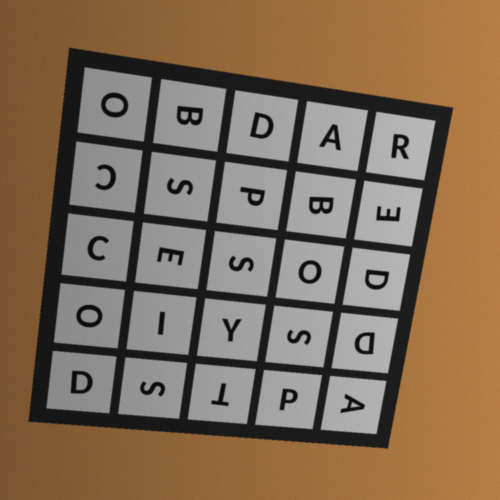
#> input picture sample_5x5.png, 1000 x 1000 px (shown at 1/2 size)
$ python -i boggle_vision.py   (imports and definitions only)
#> lines starting #> are read from the running program, lines starting #| are printed output that depends on the picture; after the words box and inside, x2 and y2 are one past the last pixel; in counts of white or black regions, pixels touching at a corner belong together
"""Read a Boggle grid from a photo (no external OCR engine needed).

Pipeline
  1. find the dark tray, straighten it (perspective warp)
  2. locate the n x n cube faces (4x4 Boggle or 5x5 Big Boggle) (bright "holes" inside the dark tray)
  3. for each cube, isolate the black glyph; a thin detached bar is the
     underline printed under M, W and Z - it also tells us how the cube is
     turned (the bar sits below the letter when the letter is upright)
  4. compare the glyph with font templates in all 4 rotations and keep the
     best match, plus runner-up candidates so the user can correct mistakes
"""
from functools import lru_cache
from pathlib import Path
import math

import cv2
import numpy as np
from PIL import Image, ImageDraw, ImageFont
from skimage.morphology import skeletonize

FONT_DIR = Path(__file__).with_name("fonts")
FONT_FILES = ["LiberationSans-Bold.ttf", "DejaVuSans-Bold.ttf", "Poppins-Bold.ttf"]
LABELS = list("ABCDEFGHIJKLMNOPQRSTUVWXYZ") + ["QU"]
UNDERLINED = ["M", "W", "Z"]
CANVAS = 64
STROKE_VARIANTS = (-5, 0, 6, 12)   # px at 160 px font size
CHAMFER_WEIGHT = 0.075
WARP = 960


# --------------------------------------------------------------------------
# templates
# --------------------------------------------------------------------------
def _prepare(binary: np.ndarray):
    """binary: 2-D array, glyph pixels > 0.
    Returns dict(vec, ar, skel, dt) or None.
      vec  - blurred, zero-mean, unit-norm image (for correlation)
      ar   - width / height of the glyph
      skel - (n, 2) skeleton points, dt - distance-to-skeleton map (chamfer)"""
    ys, xs = np.nonzero(binary)
    if len(xs) == 0:
        return None
    crop = binary[ys.min():ys.max() + 1, xs.min():xs.max() + 1].astype(np.float32)
    h, w = crop.shape
    scale = (CANVAS - 8) / max(h, w)
    nw, nh = max(1, round(w * scale)), max(1, round(h * scale))
    crop = cv2.resize(crop, (nw, nh), interpolation=cv2.INTER_AREA)
    canvas = np.zeros((CANVAS, CANVAS), np.float32)
    y0, x0 = (CANVAS - nh) // 2, (CANVAS - nw) // 2
    canvas[y0:y0 + nh, x0:x0 + nw] = crop
    skel = skeletonize(canvas > 0.5)
    sk = np.argwhere(skel)
    if len(sk) == 0:
        sk = np.argwhere(canvas > 0.5)
    inv = np.full((CANVAS, CANVAS), 255, np.uint8)
    inv[sk[:, 0], sk[:, 1]] = 0
    dt = cv2.distanceTransform(inv, cv2.DIST_L2, 3)
    blurred = cv2.GaussianBlur(canvas, (3, 3), 0)
    v = blurred - blurred.mean()
    n = np.linalg.norm(v)
    return dict(vec=v / n if n else v, ar=w / h, skel=sk, dt=dt)


@lru_cache(maxsize=1)
def _templates():
    """label -> list of prepared templates (one per bundled font / stroke weight)."""
    out = {lab: [] for lab in LABELS}
    for fname in FONT_FILES:
        path = FONT_DIR / fname
        if not path.exists():
            continue
        font = ImageFont.truetype(str(path), 160)
        for lab in LABELS:
            text = "Qu" if lab == "QU" else lab
            img = Image.new("L", (500, 300), 0)
            ImageDraw.Draw(img).text((20, 20), text, fill=255, font=font)
            base = (np.array(img) > 128).astype(np.uint8)
            for grow in STROKE_VARIANTS:          # thinner / bolder versions
                if grow == 0:
                    shaped = base
                else:
                    k = cv2.getStructuringElement(cv2.MORPH_ELLIPSE, (2 * abs(grow) + 1,) * 2)
                    shaped = cv2.dilate(base, k) if grow > 0 else cv2.erode(base, k)
                p = _prepare(shaped)
                if p is not None:
                    out[lab].append(p)
    return out


def _score(glyph_bin: np.ndarray, allowed):
    """Best (score, rotation k) for every allowed label.
    score = correlation - aspect-ratio penalty - skeleton (chamfer) distance."""
    temps = _templates()
    res = {}
    for k in range(4):
        g = _prepare(np.rot90(glyph_bin, k))
        if g is None:
            continue
        for lab in allowed:
            for t in temps[lab]:
                chamfer = 0.5 * (t["dt"][g["skel"][:, 0], g["skel"][:, 1]].mean()
                                 + g["dt"][t["skel"][:, 0], t["skel"][:, 1]].mean())
                s = (float((g["vec"] * t["vec"]).sum())
                     - 0.35 * abs(math.log(g["ar"] / t["ar"]))
                     - CHAMFER_WEIGHT * chamfer)
                if lab not in res or s > res[lab][0]:
                    res[lab] = (s, k)
    return res


# --------------------------------------------------------------------------
# step 1-2: tray and cube detection
# --------------------------------------------------------------------------
def _order(pts):
    pts = np.array(pts, np.float32)
    s, d = pts.sum(1), np.diff(pts, axis=1).ravel()
    return np.array([pts[s.argmin()], pts[d.argmin()], pts[s.argmax()], pts[d.argmax()]], np.float32)


def _dark_mask(gray):
    blur = cv2.GaussianBlur(gray, (5, 5), 0)
    _, dark = cv2.threshold(blur, 0, 255, cv2.THRESH_BINARY_INV + cv2.THRESH_OTSU)
    return dark


def straighten(img_bgr):
    """Return the tray warped to a square (or the whole image if not found)."""
    h, w = img_bgr.shape[:2]
    gray = cv2.cvtColor(img_bgr, cv2.COLOR_BGR2GRAY)
    dark = _dark_mask(gray)
    dark = cv2.morphologyEx(dark, cv2.MORPH_CLOSE, np.ones((9, 9), np.uint8))
    cnts, _ = cv2.findContours(dark, cv2.RETR_EXTERNAL, cv2.CHAIN_APPROX_SIMPLE)
    cnts = [c for c in cnts if cv2.contourArea(c) < 0.97 * h * w]
    if not cnts:
        return cv2.resize(img_bgr, (WARP, WARP)), False
    c = max(cnts, key=cv2.contourArea)
    if cv2.contourArea(c) < 0.08 * h * w:
        return cv2.resize(img_bgr, (WARP, WARP)), False
    hull = cv2.convexHull(c)
    approx = cv2.approxPolyDP(hull, 0.03 * cv2.arcLength(hull, True), True)
    quad = approx.reshape(-1, 2) if len(approx) == 4 else cv2.boxPoints(cv2.minAreaRect(c))
    src = _order(quad)
    dst = np.array([[0, 0], [WARP, 0], [WARP, WARP], [0, WARP]], np.float32)
    M = cv2.getPerspectiveTransform(src, dst)
    return cv2.warpPerspective(img_bgr, M, (WARP, WARP)), True


def _cluster_1d(values, tol):
    values = sorted(values)
    groups = [[values[0]]]
    for v in values[1:]:
        if v - groups[-1][-1] <= tol:
            groups[-1].append(v)
        else:
            groups.append([v])
    return [float(np.mean(g)) for g in groups]


def _fit_lattice(boxes, n=4):
    """Place detected cube boxes on an n x n lattice; missing cubes (e.g. two cubes
    merged by glare) are filled in from the spacing of the others."""
    cx = [(b[0] + b[2]) / 2 for b in boxes]
    cy = [(b[1] + b[3]) / 2 for b in boxes]
    size = float(np.median([b[2] - b[0] for b in boxes])), float(np.median([b[3] - b[1] for b in boxes]))
    xs, ys = _cluster_1d(cx, 0.4 * size[0]), _cluster_1d(cy, 0.4 * size[1])
    if len(xs) < 2 or len(ys) < 2 or len(xs) > n or len(ys) > n:
        return None
    px = float(np.median(np.diff(xs))) if len(xs) > 1 else None
    py = float(np.median(np.diff(ys))) if len(ys) > 1 else None
    # the tray was warped to a square, so the lattice is centred on the image
    mid = (n - 1) / 2
    ix = lambda v: int(np.clip(round((v - WARP / 2) / px + mid), 0, n - 1))
    iy = lambda v: int(np.clip(round((v - WARP / 2) / py + mid), 0, n - 1))
    cells = {}
    for b, x, y in zip(boxes, cx, cy):
        cells[(iy(y), ix(x))] = b
    out = []
    for r in range(n):
        row = []
        for c in range(n):
            if (r, c) in cells:
                row.append(cells[(r, c)])
            else:
                x = WARP / 2 + (c - mid) * px
                y = WARP / 2 + (r - mid) * py
                row.append((int(x - size[0] / 2), int(y - size[1] / 2),
                            int(x + size[0] / 2), int(y + size[1] / 2)))
        out.append(row)
    return out


def find_cubes(warped_bgr, n=4):
    """Return 4x4 list of (x0, y0, x1, y1) boxes, and whether they were detected
    (False -> evenly divided fallback)."""
    gray = cv2.cvtColor(warped_bgr, cv2.COLOR_BGR2GRAY)
    dark = _dark_mask(gray)
    cnts, hier = cv2.findContours(dark, cv2.RETR_CCOMP, cv2.CHAIN_APPROX_SIMPLE)
    area_all = WARP * WARP
    cell = (0.8 / n) ** 2             # typical cube-face area as a share of the board
    lo, hi = 0.5 * cell, 2.1 * cell
    holes = {}
    if hier is not None:
        for i, c in enumerate(cnts):
            parent = hier[0][i][3]
            if parent == -1:
                continue
            a = cv2.contourArea(c)
            x, y, w, h = cv2.boundingRect(c)
            if lo * area_all < a < hi * area_all and 0.6 < w / h < 1.6 and a > 0.55 * w * h:
                holes.setdefault(parent, []).append((x, y, x + w, y + h))
    if holes:
        best = max(holes.values(), key=len)
        areas = [(b[2] - b[0]) * (b[3] - b[1]) for b in best]
        med = np.median(areas)
        best = [b for b, a in zip(best, areas) if 0.6 * med < a < 1.5 * med]
        if len(best) >= n * n // 2 + 1:        # enough cubes to infer the lattice
            rows = _fit_lattice(best, n)
            if rows is not None:
                return rows, True
    step = WARP / n
    rows = [[(int(c * step), int(r * step), int((c + 1) * step), int((r + 1) * step))
             for c in range(n)] for r in range(n)]
    return rows, False


# --------------------------------------------------------------------------
# step 3-4: reading one cube
# --------------------------------------------------------------------------
def _glyph_parts(cell_gray):
    """Return (letter_mask, bar_direction) for one cube crop.
    bar_direction: None or one of 'below','left','above','right' (as seen in the photo)."""
    h, w = cell_gray.shape
    blur = cv2.GaussianBlur(cell_gray, (3, 3), 0)
    _, dark = cv2.threshold(blur, 0, 255, cv2.THRESH_BINARY_INV + cv2.THRESH_OTSU)
    n, lab, stats, cent = cv2.connectedComponentsWithStats(dark, connectivity=8)
    comps = []
    for i in range(1, n):
        x, y, cw, ch, a = stats[i]
        touches = x <= 0 or y <= 0 or x + cw >= w or y + ch >= h
        if touches or a < 0.004 * h * w or a > 0.6 * h * w:
            continue
        comps.append(dict(i=i, x=x, y=y, w=cw, h=ch, a=a, c=cent[i]))
    if not comps:
        return None, None
    bar, direction = None, None
    if len(comps) >= 2:
        main = max(comps, key=lambda c: c["a"])
        for c in comps:
            if c is main:
                continue
            long_, short_ = max(c["w"], c["h"]), min(c["w"], c["h"])
            if long_ / max(short_, 1) >= 3.0 and long_ >= 0.5 * max(main["w"], main["h"]):
                horizontal = c["w"] >= c["h"]
                # a horizontal bar must sit above/below the letter, a vertical bar left/right
                dx, dy = c["c"][0] - main["c"][0], c["c"][1] - main["c"][1]
                if horizontal and abs(dy) > 0.3 * main["h"]:
                    bar, direction = c, "below" if dy > 0 else "above"
                elif not horizontal and abs(dx) > 0.3 * main["w"]:
                    bar, direction = c, "right" if dx > 0 else "left"
    keep = [c["i"] for c in comps if c is not bar]
    mask = np.isin(lab, keep).astype(np.uint8) * 255
    return mask, direction


# bar position in the photo -> number of 90-degree counter-clockwise turns
# (np.rot90 k) that bring the cube upright (bar below the letter)
_BAR_TO_K = {"below": 0, "left": 1, "above": 2, "right": 3}


def read_cube(cell_bgr):
    gray = cv2.cvtColor(cell_bgr, cv2.COLOR_BGR2GRAY)
    mask, direction = _glyph_parts(gray)
    if mask is None:
        return dict(letter="", score=0.0, alts=[], underline=False, turns=0)
    if direction:
        k_up = _BAR_TO_K[direction]
        scores = _score(np.rot90(mask, k_up) > 0, UNDERLINED)
        turns = k_up
    else:
        scores = _score(mask > 0, [l for l in LABELS])
        turns = None
    ranked = sorted(((s, lab, k) for lab, (s, k) in scores.items()), reverse=True)
    best = ranked[0]
    return dict(letter=best[1], score=round(float(best[0]), 3),
                alts=[(lab, round(float(s), 3)) for s, lab, _ in ranked[:4]],
                underline=bool(direction),
                turns=turns if turns is not None else best[2])


def read_grid(image, n=4):
    """image: numpy BGR array; n: board size (4 = Boggle, 5 = Big Boggle).
    Returns dict(grid, detail, warped, boxes, n, tray_found, cubes_found)."""
    h, w = image.shape[:2]
    if max(h, w) > 1400:
        s = 1400 / max(h, w)
        image = cv2.resize(image, (int(w * s), int(h * s)), interpolation=cv2.INTER_AREA)
    warped, tray_found = straighten(image)
    boxes, cubes_found = find_cubes(warped, n)
    grid, detail = [], []
    for r in range(n):
        row = []
        for c in range(n):
            x0, y0, x1, y1 = boxes[r][c]
            pad = int(0.06 * (x1 - x0))
            crop = warped[max(0, y0 - pad):y1 + pad, max(0, x0 - pad):x1 + pad]
            res = read_cube(crop)
            res.update(row=r + 1, col=c + 1)
            detail.append(res)
            row.append(res["letter"])
        grid.append(row)
    return dict(grid=grid, detail=detail, warped=warped, boxes=boxes, n=n,
                tray_found=tray_found, cubes_found=cubes_found)


# [13 lines left out: function annotate, not called in this run]

>>> import cv2
>>> picture = cv2.imread('sample_5x5.png')
#> picture is the input picture: shape (1000, 1000, 3); mean B, G, R 87, 108.5, 130.1
>>> result = read_grid(picture)
#> in straighten, `gray = cv2.cvtColor(img_bgr, cv2.COLOR_BGR2GRAY)`:
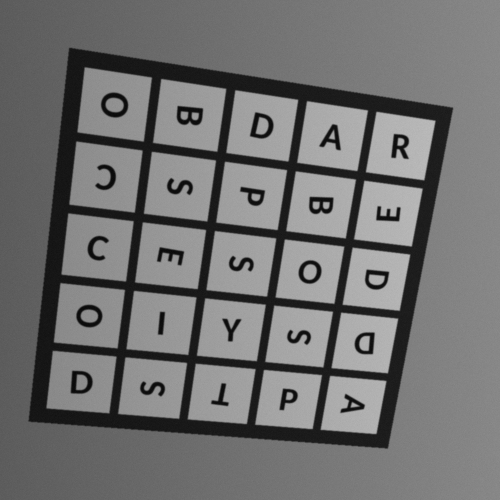
#> gray: shape (1000, 1000) (shown at 1/2 size); min 3, max 194, mean 112.5
#> in _dark_mask, `_, dark = cv2.threshold(blur, 0, 255, cv2.THRESH_BINARY_INV + cv2.THRE..`:
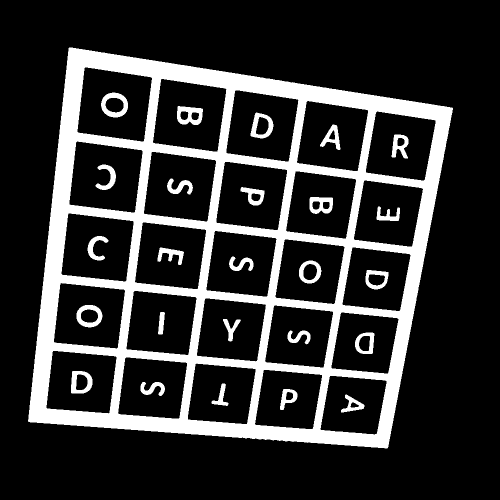
#> dark: shape (1000, 1000) (shown at 1/2 size); 19.4% white; 26 white regions, largest, box (x1, y1, x2, y2) and area: (56, 95, 906, 897) 172498, (202, 185, 256, 235) 1301, (354, 212, 406, 250) 1241
#> in straighten, `dark = cv2.morphologyEx(dark, cv2.MORPH_CLOSE, np.ones((9, 9), np.uint..`:
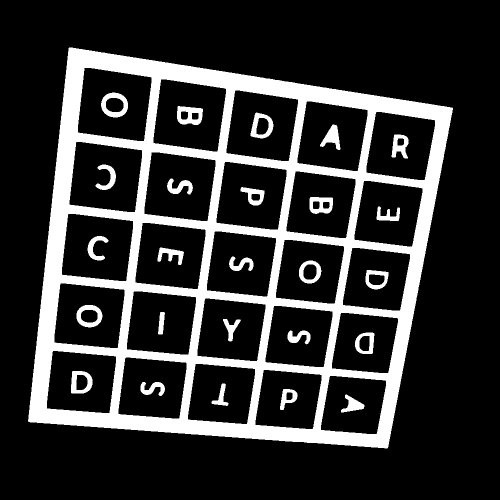
#> dark: shape (1000, 1000) (shown at 1/2 size); 19.5% white; 26 white regions
#> in straighten, `cnts, _ = cv2.findContours(dark, cv2.RETR_EXTERNAL, cv2.CHAIN_APPROX_S..`: cnts = 1 contour; box (x1, y1, x2, y2) and area: (56, 95, 906, 897) 540784
#> in straighten, `c = max(cnts, key=cv2.contourArea)`: c = contour of 776 points, box (x1, y1, x2, y2) (56, 95, 906, 897), area 540784
#> in straighten, `hull = cv2.convexHull(c)`: hull = contour of 31 points, box (x1, y1, x2, y2) (56, 95, 906, 897), area 542434
#> in straighten, `approx = cv2.approxPolyDP(hull, 0.03 * cv2.arcLength(hull, True), True)`: approx = [[138, 95], [905, 216], [774, 896], [56, 842]]
#> in _order, `s, d = pts.sum(1), np.diff(pts, axis=1).ravel()`: s = [233, 1121, 1670, 898]; d = [-43, -689, 122, 786]
#> in straighten, `src = _order(quad)`: src = [[138, 95], [905, 216], [774, 896], [56, 842]]
#> in straighten, `M = cv2.getPerspectiveTransform(src, dst)`: M = [[1.1, 0.121, -163.4], [-0.179, 1.14, -83.3], [-8.94e-05, -0.000112, 1]]
#> in read_grid, `warped, tray_found = straighten(image)`:
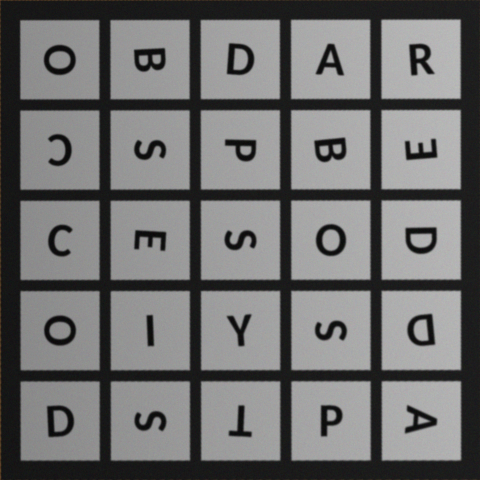
#> warped: shape (960, 960, 3) (shown at 1/2 size); mean B, G, R 111.1, 111.2, 111.3
#> in read_grid, `warped, tray_found = straighten(image)`: tray_found = True
#> in _dark_mask (call 2), `_, dark = cv2.threshold(blur, 0, 255, cv2.THRESH_BINARY_INV + cv2.THRE..`:
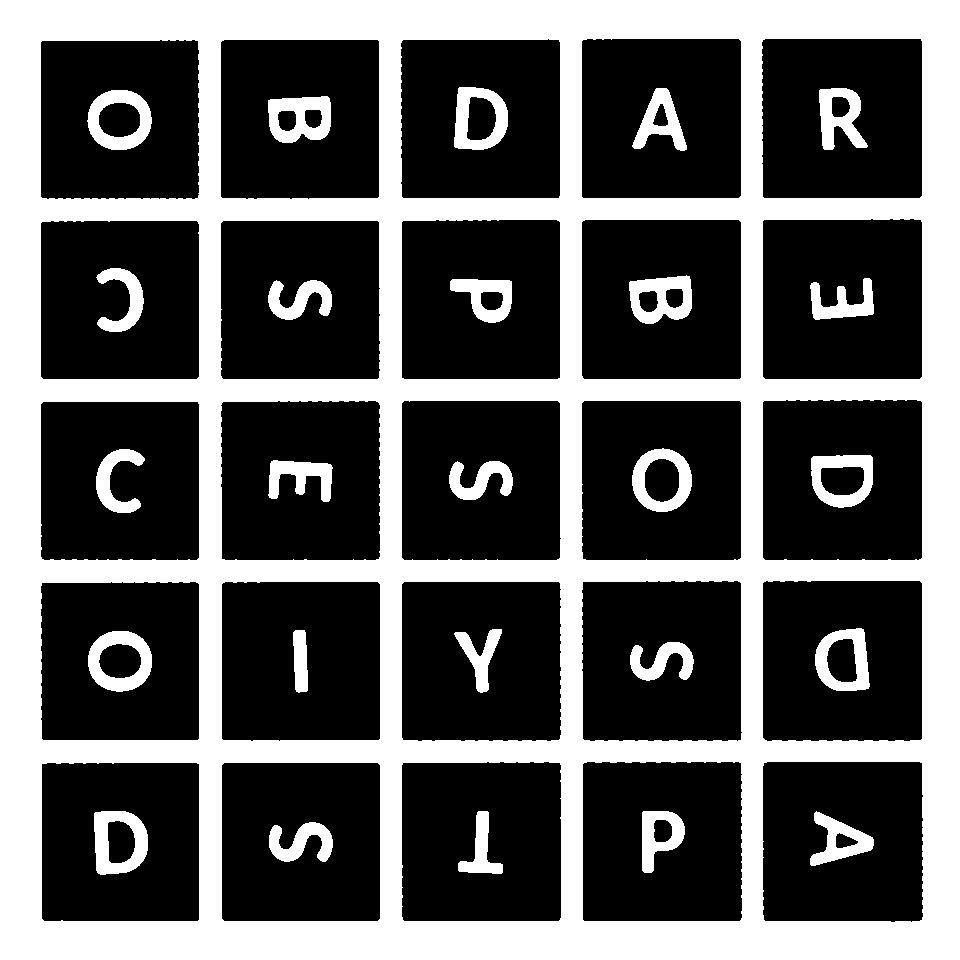
#> dark: shape (960, 960); 36.2% white; 26 white regions
#> in find_cubes, `cnts, hier = cv2.findContours(dark, cv2.RETR_CCOMP, cv2.CHAIN_APPROX_S..`: cnts = 67 contours; largest, box (x1, y1, x2, y2) and area: (0, 0, 960, 960) 919681, (761, 38, 923, 199) 25642, (762, 399, 923, 561) 25640, (762, 580, 923, 742) 25630, (762, 761, 924, 923) 25610
#> the loop in find_cubes, `for i, c in enumerate(cnts):` made 67 passes
#> (parent, a, x, y, w, h) on passes 3, 5, 8, 11, 15, 19, 22, 25: (1, 238, 835, 832, 24, 17), (3, 382, 653, 819, 20, 24), (6, 1014, 107, 820, 29, 44), (9, 1191, 98, 643, 44, 36), (13, 1099, 826, 638, 32, 45), (17, 1105.5, 820, 466, 45, 30), (20, 1255, 644, 458, 36, 45), (23, 380.5, 480, 291, 24, 20)
#> after the loop in find_cubes, `for i, c in enumerate(cnts):`: holes = 1 item
#> in find_cubes, `best = max(holes.values(), key=len)`: best = 25 items, first 6: (221, 762, 381, 922), (41, 762, 200, 922), (762, 761, 924, 923), (582, 761, 743, 922), (401, 761, 562, 922), (401, 581, 562, 742)
#> in find_cubes, `areas = [(b[2] - b[0]) * (b[3] - b[1]) for b in best]`: areas = 25 values, max 26244 at index 2, min 25440 at index 1, mean 25869.8
#> in find_cubes, `med = np.median(areas)`: med = 25921
#> in _fit_lattice, `cx = [(b[0] + b[2]) / 2 for b in boxes]`: cx = 25 values, max 843 at index 2, min 120 at index 7, mean 481.2
#> in _fit_lattice, `cy = [(b[1] + b[3]) / 2 for b in boxes]`: cy = 25 values, max 842 at index 0, min 118.5 at index 22, mean 480.4
#> in _fit_lattice, `size = float(np.median([b[2] - b[0] for b in boxes])), float(np.median..`: size = (161, 161)
#> in _cluster_1d, `values = sorted(values)`: values = 25 values from 120 to 843
#> in _cluster_1d, `groups = [[values[0]]]`: groups = [[120]]
#> the loop in _cluster_1d, `for v in values[1:]:` made 24 passes
#> v on passes 1 to 8: 120, 120, 120, 120.5, 300, 300.5, 300.5, 301
#> after the loop in _cluster_1d, `for v in values[1:]:`: groups = [[120, 120, 120, 120, 120.5], [300, 300.5, 300.5, 301, 301], [480.5, 481, 481.5, 481.5, 481.5], [661.5, 661.5, 661.5, 662, 662.5], [842, 842.5, 842.5, 842.5, 843]]
#> the loop in _cluster_1d (call 2), `for v in values[1:]:` made 24 passes
#> v on passes 1 to 8: 118.5, 118.5, 119.5, 119.5, 299, 299.5, 299.5, 300
#> in _fit_lattice, `xs, ys = _cluster_1d(cx, 0.4 * size[0]), _cluster_1d(cy, 0.4 * size[1])`: xs = [120.1, 300.6, 481.2, 661.8, 842.5]; ys = [118.9, 299.6, 480.5, 661.2, 841.8]
#> in find_cubes, `rows = [[(int(c * step), int(r * step), int((c + 1) * step), int((r + ..`: rows = 4 items
#> in read_grid, `boxes, cubes_found = find_cubes(warped, n)`: cubes_found = False
#> after the loop in read_grid, `for r in range(n):`:
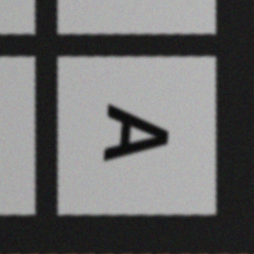
#> crop: shape (254, 254, 3); mean B, G, R 108.2, 108.3, 108.3
#> after the loop in read_grid, `for r in range(n):`: detail = 16 items; grid = [['O', 'B', 'A', 'R'], ['C', 'S', 'B', 'E'], ['O', 'I', 'S', 'D'], ['D', 'S', 'P', 'A']]
#> result = 7 items
